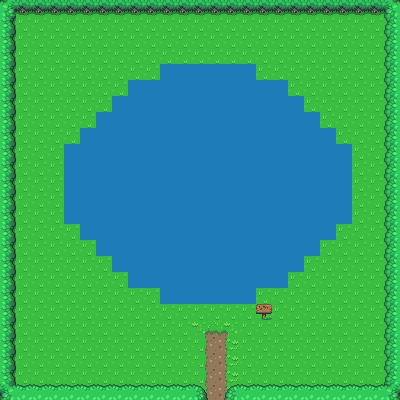

Tiled map render using the project's own tile images. Description and the whole map definition, tile-layer contents included, below:
An orthogonal 25x25 tile map with 16x16 px tiles, 2 tile layers (Ground, GroundCollision) and 8 objects.

<map version="1.10" tiledversion="1.10.1" orientation="orthogonal" renderorder="right-down" width="25" height="25" tilewidth="16" tileheight="16" infinite="0" nextlayerid="5" nextobjectid="15">
 <editorsettings>
  <export target="The Pond..tmx" format="tmx" />
 </editorsettings>
 <tileset firstgid="1" source="Overworld.tsx" />
 <layer id="1" name="Ground" width="25" height="25">
  <data encoding="csv">
1,1,1,1,1,1,1,1,1,1,1,1,1,1,1,1,1,1,1,1,1,1,1,1,1,
1,1,1,1,1,1,1,1,1,1,1,1,1,1,1,1,1,1,1,1,1,1,1,1,1,
1,1,1,1,1,1,1,1,1,1,1,1,1,1,1,1,1,1,1,1,1,1,1,1,1,
1,1,1,1,1,1,1,1,1,1,1,1,1,1,1,1,1,1,1,1,1,1,1,1,1,
1,1,1,1,1,1,1,1,1,1,1,1,1,1,1,1,1,1,1,1,1,1,1,1,1,
1,1,1,1,1,1,1,1,1,1,1,1,1,1,1,1,1,1,1,1,1,1,1,1,1,
1,1,1,1,1,1,1,1,1,1,1,1,1,1,1,1,1,1,1,1,1,1,1,1,1,
1,1,1,1,1,1,1,1,1,1,1,1,1,1,1,1,1,1,1,1,1,1,1,1,1,
1,1,1,1,1,1,1,1,1,1,1,1,1,1,1,1,1,1,1,1,1,1,1,1,1,
1,1,1,1,1,1,1,1,1,1,1,1,1,1,1,1,1,1,1,1,1,1,1,1,1,
1,1,1,1,1,1,1,1,1,1,1,1,1,1,1,1,1,1,1,1,1,1,1,1,1,
1,1,1,1,1,1,1,1,1,1,1,1,1,1,1,1,1,1,1,1,1,1,1,1,1,
1,1,1,1,1,1,1,1,1,1,1,1,1,1,1,1,1,1,1,1,1,1,1,1,1,
1,1,1,1,1,1,1,1,1,1,1,1,1,1,1,1,1,1,1,1,1,1,1,1,1,
1,1,1,1,1,1,1,1,1,1,1,1,1,1,1,1,1,1,1,1,1,1,1,1,1,
1,1,1,1,1,1,1,1,1,1,1,1,1,1,1,1,1,1,1,1,1,1,1,1,1,
1,1,1,1,1,1,1,1,1,1,1,1,1,1,1,1,1,1,1,1,1,1,1,1,1,
1,1,1,1,1,1,1,1,1,1,1,1,1,1,1,1,1,1,1,1,1,1,1,1,1,
1,1,1,1,1,1,1,1,1,1,1,1,1,1,1,1,1,1,1,1,1,1,1,1,1,
1,1,1,1,1,1,1,1,1,1,1,1,1,1,1,1,1,1,1,1,1,1,1,1,1,
1,1,1,1,1,1,1,1,1,1,1,1,1161,1162,1163,1,1,1,1,1,1,1,1,1,1,
1,1,1,1,1,1,1,1,1,1,1,1,1201,1202,1203,1,1,1,1,1,1,1,1,1,1,
1,1,1,1,1,1,1,1,1,1,1,1,1201,1202,1203,1,1,1,1,1,1,1,1,1,1,
1,1,1,1,1,1,1,1,1,1,1,1,1201,1202,1203,1,1,1,1,1,1,1,1,1,1,
1,1,1,1,1,1,1,1,1,1,1,1,1201,1202,1203,1,1,1,1,1,1,1,1,1,1
</data>
 </layer>
 <layer id="3" name="GroundCollision" width="25" height="25">
  <data encoding="csv">
648,766,766,766,766,766,766,766,766,766,766,766,766,766,766,766,766,766,766,766,766,766,766,766,688,
728,0,0,0,0,0,0,0,0,0,0,0,0,0,0,0,0,0,0,0,0,0,0,0,727,
728,0,0,0,0,0,0,0,0,0,0,0,0,0,0,0,0,0,0,0,0,0,0,0,727,
728,0,0,0,0,0,0,0,0,0,0,0,0,0,0,0,0,0,0,0,0,0,0,0,727,
728,0,0,0,0,0,0,0,0,0,284,284,284,284,284,284,0,0,0,0,0,0,0,0,727,
728,0,0,0,0,0,0,0,284,284,284,284,284,284,284,284,284,284,0,0,0,0,0,0,727,
728,0,0,0,0,0,0,284,284,284,284,284,284,284,284,284,284,284,284,0,0,0,0,0,727,
728,0,0,0,0,0,284,284,284,284,284,284,284,284,284,284,284,284,284,284,0,0,0,0,727,
728,0,0,0,0,284,284,284,284,284,284,284,284,284,284,284,284,284,284,284,284,0,0,0,727,
728,0,0,0,284,284,284,284,284,284,284,284,284,284,284,284,284,284,284,284,284,284,0,0,727,
728,0,0,0,284,284,284,284,284,284,284,284,284,284,284,284,284,284,284,284,284,284,0,0,727,
728,0,0,0,284,284,284,284,284,284,284,284,284,284,284,284,284,284,284,284,284,284,0,0,727,
728,0,0,0,284,284,284,284,284,284,284,284,284,284,284,284,284,284,284,284,284,284,0,0,727,
728,0,0,0,284,284,284,284,284,284,284,284,284,284,284,284,284,284,284,284,284,284,0,0,727,
728,0,0,0,0,284,284,284,284,284,284,284,284,284,284,284,284,284,284,284,284,0,0,0,727,
728,0,0,0,0,0,284,284,284,284,284,284,284,284,284,284,284,284,284,284,0,0,0,0,727,
728,0,0,0,0,0,0,284,284,284,284,284,284,284,284,284,284,284,284,0,0,0,0,0,727,
728,0,0,0,0,0,0,0,284,284,284,284,284,284,284,284,284,284,0,0,0,0,0,0,727,
728,0,0,0,0,0,0,0,0,0,284,284,284,284,284,284,0,0,0,0,0,0,0,0,727,
728,0,0,0,0,0,0,0,0,0,0,0,0,0,0,0,115,0,0,0,0,0,0,0,727,
728,0,0,0,0,0,0,0,0,0,0,0,0,0,0,0,0,0,0,0,0,0,0,0,727,
728,0,0,0,0,0,0,0,0,0,0,0,0,0,0,0,0,0,0,0,0,0,0,0,727,
728,0,0,0,0,0,0,0,0,0,0,0,0,0,0,0,0,0,0,0,0,0,0,0,727,
728,0,0,0,0,0,0,0,0,0,0,0,0,0,0,0,0,0,0,0,0,0,0,0,727,
688,726,726,726,726,726,726,726,726,726,726,726,647,0,646,726,726,726,726,726,726,726,726,726,648
</data>
 </layer>
 <objectgroup id="4" name="Boundary">
  <object id="1" x="0.666667" y="0.666667" width="14.6667" height="400" />
  <object id="2" x="0" y="-1.33333" width="400.667" height="16" />
  <object id="3" x="385.333" y="0.666667" width="13.3333" height="398.667" />
  <object id="4" x="-2.66667" y="384" width="192.667" height="17.3333" />
  <object id="6" x="240.667" y="384.667" width="159.333" height="16" />
  <object id="9" x="160" y="64.6667">
   <polygon points="0,0 96,0.666667 192,78 192,158 92.6667,239.333 0.666667,239.333 -97.3333,156 -96.6667,80" />
  </object>
  <object id="10" x="256.667" y="303.333" width="16" height="17.3333" />
  <object id="11" x="448" y="317.333" width="1.33333" />
 </objectgroup>
</map>
